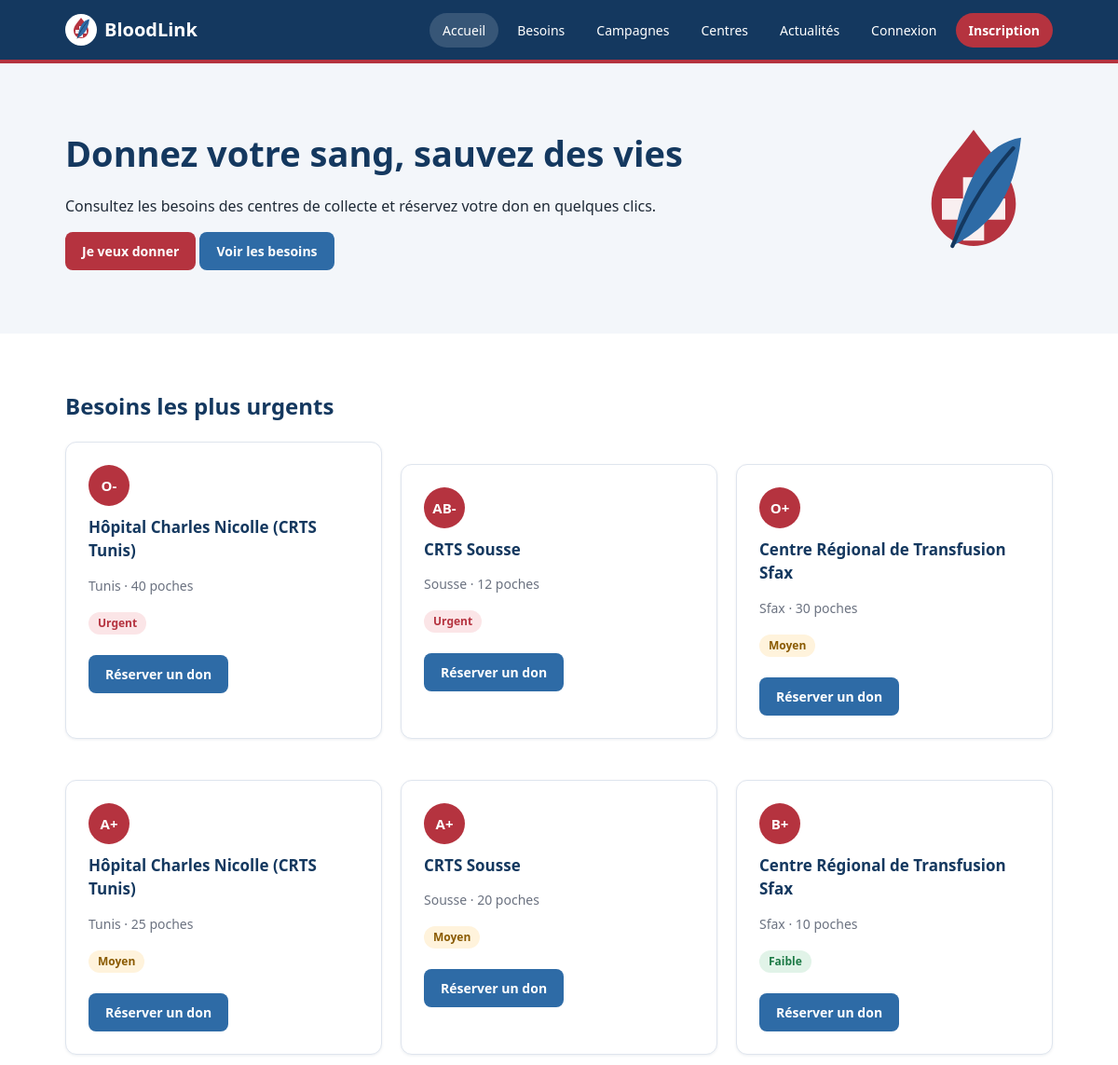
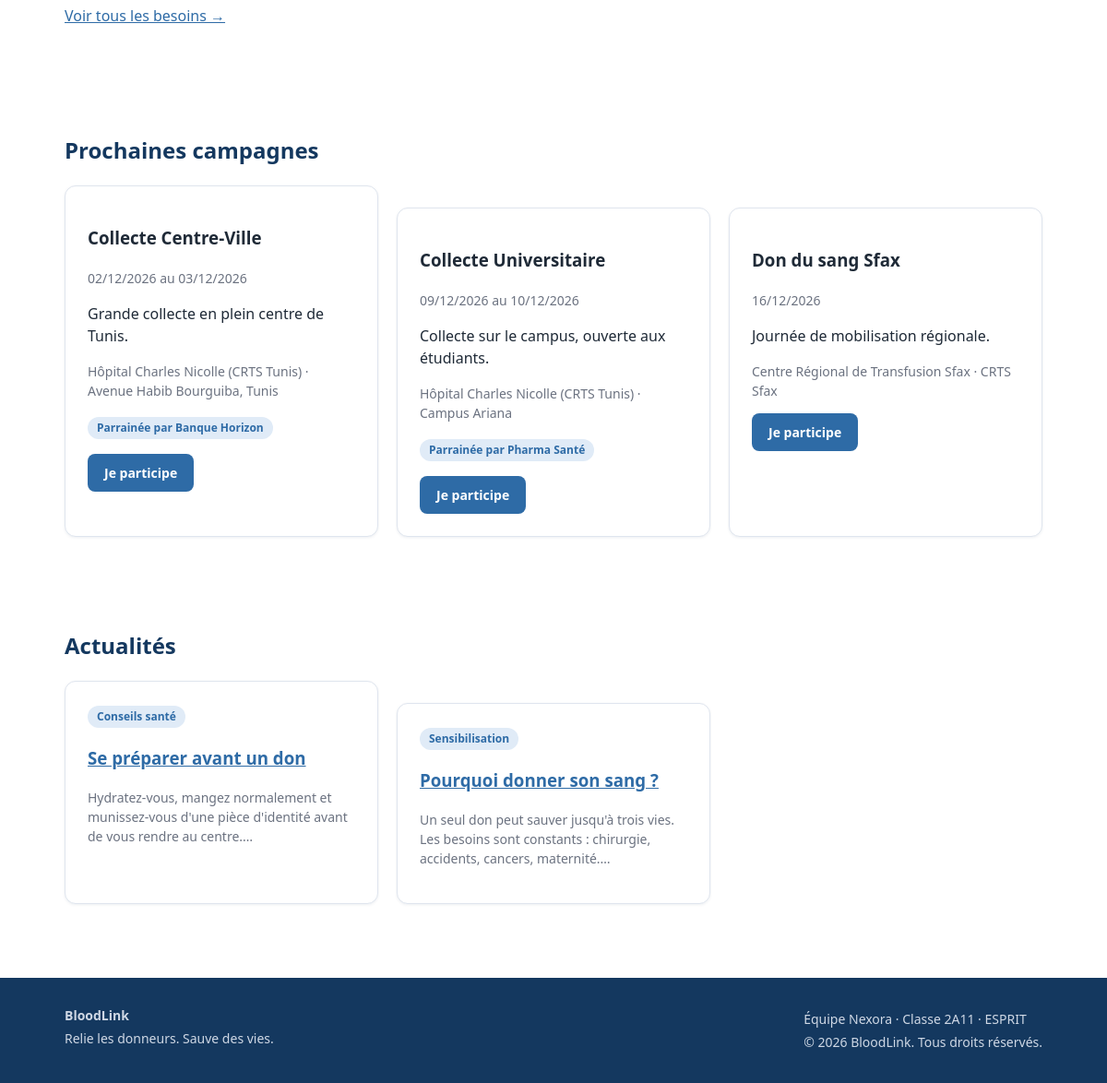
The page / on the database its author committed (2 pictures, top to bottom).
### tables this page shows
CREATE TABLE IF NOT EXISTS needs (
    id INT AUTO_INCREMENT PRIMARY KEY,
    centre_id INT NOT NULL,
    blood_group ENUM('O+','O-','A+','A-','B+','B-','AB+','AB-') NOT NULL,
    urgency ENUM('low', 'medium', 'urgent') NOT NULL DEFAULT 'medium',
    quantity INT NOT NULL DEFAULT 0,
    UNIQUE KEY uq_need (centre_id, blood_group),
    CONSTRAINT fk_needs_centre FOREIGN KEY (centre_id) REFERENCES centres(id) ON DELETE CASCADE
);

CREATE TABLE IF NOT EXISTS centres (
    id INT AUTO_INCREMENT PRIMARY KEY,
    name VARCHAR(120) NOT NULL UNIQUE,
    address VARCHAR(255) NULL,
    phone VARCHAR(30) NULL,
    status ENUM('pending', 'validated') NOT NULL DEFAULT 'pending',
    gouvernorat_id INT NOT NULL,
    created_at TIMESTAMP DEFAULT CURRENT_TIMESTAMP,
    CONSTRAINT fk_centres_gouvernorat FOREIGN KEY (gouvernorat_id) REFERENCES gouvernorats(id) ON UPDATE CASCADE
);

CREATE TABLE IF NOT EXISTS gouvernorats (
    id INT AUTO_INCREMENT PRIMARY KEY,
    name VARCHAR(80) NOT NULL UNIQUE
);

CREATE TABLE IF NOT EXISTS campaigns (
    id INT AUTO_INCREMENT PRIMARY KEY,
    title VARCHAR(150) NOT NULL UNIQUE,
    description TEXT NULL,
    location VARCHAR(150) NULL,
    start_date DATE NOT NULL,
    end_date DATE NOT NULL,
    centre_id INT NOT NULL,
    sponsor_id INT NULL,
    CONSTRAINT fk_campaigns_centre FOREIGN KEY (centre_id) REFERENCES centres(id) ON DELETE CASCADE,
    CONSTRAINT fk_campaigns_sponsor FOREIGN KEY (sponsor_id) REFERENCES sponsors(id) ON DELETE SET NULL
);

CREATE TABLE IF NOT EXISTS sponsors (
    id INT AUTO_INCREMENT PRIMARY KEY,
    name VARCHAR(120) NOT NULL UNIQUE,
    email VARCHAR(150) NULL,
    phone VARCHAR(30) NULL
);

CREATE TABLE IF NOT EXISTS articles (
    id INT AUTO_INCREMENT PRIMARY KEY,
    title VARCHAR(200) NOT NULL UNIQUE,
    content TEXT NOT NULL,
    category_id INT NOT NULL,
    author_id INT NULL,
    created_at TIMESTAMP DEFAULT CURRENT_TIMESTAMP,
    CONSTRAINT fk_articles_category FOREIGN KEY (category_id) REFERENCES categories(id),
    CONSTRAINT fk_articles_author FOREIGN KEY (author_id) REFERENCES users(id) ON DELETE SET NULL
);

CREATE TABLE IF NOT EXISTS categories (
    id INT AUTO_INCREMENT PRIMARY KEY,
    name VARCHAR(80) NOT NULL UNIQUE
);

### app/Controllers/Controller.php (called while the page is built, shortened)
<?php
abstract class Controller
{
    protected function render(string $view, array $data = [], ?string $scriptsView = null): void
    {
        $content      = $this->capture(__DIR__ . '/../Views/pages/' . $view . '.php', $data);
    }
    private function capture(string $file, array $data): string
    {
        extract($data, EXTR_SKIP);
        require $file;
        return (string) ob_get_clean();
    }
}

### app/Controllers/HomeController.php (called while the page is built, shortened)
<?php
class HomeController extends Controller
{
    public function index(): void
    {
        $data = ['needs' => [], 'campaigns' => [], 'articles' => [], 'dbError' => false];
        try {
            $data['needs']     = Need::filtered(null, null, 6);
            $data['campaigns'] = Campaign::upcoming(3);
            $data['articles']  = Article::latest(3);
        } catch (Throwable $e) {
            error_log($e->getMessage());
            $data['dbError'] = true;
        }
        $this->render('home', $data);
    }
}

### public/index.php (called while the page is built, shortened)
<?php
$app = __DIR__ . '/../app';
require_once $app . '/config/Database.php';
require_once $app . '/helpers.php';
require_once $app . '/Models/Model.php';
foreach (glob($app . '/Models/*.php') as $file) {
    require_once $file;
}
require_once $app . '/Controllers/Controller.php';
$routes = require $app . '/routes.php';
$page   = (string) ($_GET['page'] ?? 'home');
[$class, $method, $access] = $routes[$page];
try {
    (new $class())->$method();
} catch (Throwable $e) {
    error_log($e->getMessage());
    (new ErrorController())->serverError();
}

### app/config/Database.php (called while the page is built)
<?php
class Database
{
    private static ?PDO $pdo = null;
    public static function getConnexion(): PDO
    {
        if (self::$pdo === null) {
            $file = is_file(__DIR__ . '/config.php') ? __DIR__ . '/config.php' : __DIR__ . '/config.example.php';
            $c = require $file;
            try {
                self::$pdo = new PDO(
                    'mysql:host=' . $c['host'] . ';dbname=' . $c['name'] . ';charset=utf8mb4',
                    $c['user'],
                    $c['pass'],
                    [
                        PDO::ATTR_ERRMODE            => PDO::ERRMODE_EXCEPTION,
                        PDO::ATTR_DEFAULT_FETCH_MODE => PDO::FETCH_ASSOC,
                        PDO::ATTR_EMULATE_PREPARES   => false,
                    ]
                );
            } catch (PDOException $e) {
                error_log('DB connection failed: ' . $e->getMessage());
                throw new RuntimeException('Base de données indisponible.', 0, $e);
            }
        }
        return self::$pdo;
    }
}

### app/config/config.example.php (called while the page is built)
<?php
return [
    'host' => 'localhost',
    'name' => 'bloodlink',
    'user' => 'root',
    'pass' => '',
];

### app/Models/Model.php (called while the page is built, shortened)
<?php
class Model
{
    public static function all(string $sql, array $params = []): array
    {
        $stmt = Database::getConnexion()->prepare($sql);
        $stmt->execute($params);
        return $stmt->fetchAll();
    }
}

### app/Models/Need.php (called while the page is built, shortened)
<?php
class Need extends Model
{
    public static function filtered(?string $blood, ?int $gouvernorat, int $limit = 100): array
    {
        $sql = "SELECT n.*, c.name AS centre, c.id AS centre_id, g.name AS gouvernorat
                FROM needs n JOIN centres c ON c.id = n.centre_id JOIN gouvernorats g ON g.id = c.gouvernorat_id
                WHERE c.status = 'validated'";
        $params = [];
        $sql .= " ORDER BY FIELD(n.urgency, 'urgent', 'medium', 'low'), n.quantity DESC LIMIT " . (int) $limit;
        return self::all($sql, $params);
    }
}

### app/Models/Campaign.php (called while the page is built)
<?php
class Campaign extends Model
{
    public static function upcoming(int $limit = 50): array
    {
        return self::all(
            'SELECT ca.*, c.name AS centre, s.name AS sponsor
             FROM campaigns ca JOIN centres c ON c.id = ca.centre_id LEFT JOIN sponsors s ON s.id = ca.sponsor_id
             WHERE ca.end_date >= CURDATE() ORDER BY ca.start_date LIMIT ' . (int) $limit
        );
    }
}

### app/Models/Article.php (called while the page is built, shortened)
<?php
class Article extends Model
{
    public static function latest(int $limit = 20): array
    {
        return self::all(
            'SELECT a.id, a.title, a.created_at, SUBSTRING(a.content, 1, 160) AS excerpt, c.name AS category
             FROM articles a JOIN categories c ON c.id = a.category_id ORDER BY a.created_at DESC, a.id DESC LIMIT ' . (int) $limit
        );
    }
}

### app/Views/partials/need_card.php (the view, shortened to what this page needs)
<article class="card need-card" data-search="<?= e(strtolower($n['centre'] . ' ' . $n['gouvernorat'])) ?>" data-blood="<?= e($n['blood_group']) ?>">
    <div class="badge-blood"><?= e($n['blood_group']) ?></div>
    <h3><?= e($n['centre']) ?></h3>
    <p class="muted"><?= e($n['gouvernorat']) ?> · <?= (int) $n['quantity'] ?> poches</p>
    <p><?= badge('urgency', $n['urgency']) ?></p>
    <a class="btn btn-secondary" href="index.php?page=reserve&amp;centre=<?= (int) $n['centre_id'] ?>">Réserver un don</a>
</article>

### app/Views/pages/home.php (shortened to what this page needs)
<section class="hero">
    <div class="wrap hero-inner">
        <div>
            <h1>Donnez votre sang, sauvez des vies</h1>
            <p>Consultez les besoins des centres de collecte et réservez votre don en quelques clics.</p>
            <a class="btn btn-primary" href="index.php?page=reserve">Je veux donner</a>
            <a class="btn btn-secondary" href="index.php?page=needs">Voir les besoins</a>
        </div>
        <img class="hero-drop" src="assets/img/logo.svg" width="170" height="170" alt="Logo BloodLink : goutte, croix et plume">
    </div>
</section>
<?php if ($dbError): ?>
<div class="wrap section"><div class="alert alert-error">Base de données indisponible : importez <code>database/bloodlink.sql</code> et vérifiez <code>app/config/config.php</code>.</div></div>
<?php else: ?>
<section class="wrap section">
    <h2>Besoins les plus urgents</h2>
    <div class="grid"><?php foreach ($needs as $n) { require __DIR__ . '/../partials/need_card.php'; } ?></div>
    <p><a href="index.php?page=needs">Voir tous les besoins &rarr;</a></p>
</section>
<section class="wrap section">
    <h2>Prochaines campagnes</h2>
    <div class="grid"><?php foreach ($campaigns as $c) { require __DIR__ . '/../partials/campaign_card.php'; } ?></div>
</section>
<section class="wrap section">
    <h2>Actualités</h2>
    <div class="grid">
        <?php foreach ($articles as $a): ?>
            <article class="card"><span class="badge badge-user"><?= e($a['category']) ?></span>
                <h3><a href="index.php?page=article&amp;id=<?= (int) $a['id'] ?>"><?= e($a['title']) ?></a></h3>
                <p class="muted"><?= e($a['excerpt']) ?>…</p></article>
        <?php endforeach; ?>
    </div>
</section>
<?php endif; ?>

### app/helpers.php (shortened to what this page needs)
<?php
function e(mixed $value): string
{
    return htmlspecialchars((string) $value, ENT_QUOTES, 'UTF-8');
}
function labels(): array
{
    return [
        'reservation' => ['pending' => 'En attente', 'confirmed' => 'Confirmée', 'refused' => 'Refusée', 'cancelled' => 'Annulée', 'done' => 'Effectuée'],
        'urgency'     => ['low' => 'Faible', 'medium' => 'Moyen', 'urgent' => 'Urgent'],
        'centre'      => ['pending' => 'En attente', 'validated' => 'Validé'],
        'contract'    => ['pending' => 'En attente', 'active' => 'Actif', 'expired' => 'Expiré'],
        'comment'     => ['visible' => 'Visible', 'hidden' => 'Masqué'],
    ];
}
function badge(string $group, ?string $value): string
{
    $text = labels()[$group][$value] ?? (string) $value;
    return '<span class="badge badge-' . e($value) . '">' . e($text) . '</span>';
}
function dateFr(?string $date): string
{
    return $date ? date('d/m/Y', strtotime($date)) : '';
}

### app/Views/partials/campaign_card.php (shortened to what this page needs)
<article class="card">
    <h3><?= e($c['title']) ?></h3>
    <p class="muted"><?= dateFr($c['start_date']) ?><?= $c['end_date'] !== $c['start_date'] ? ' au ' . dateFr($c['end_date']) : '' ?></p>
    <p><?= e($c['description']) ?></p>
    <p class="muted"><?= e($c['centre']) ?><?= $c['location'] ? ' · ' . e($c['location']) : '' ?></p>
    <?php if (!empty($c['sponsor'])): ?><p><span class="badge badge-user">Parrainée par <?= e($c['sponsor']) ?></span></p><?php endif; ?>
    <a class="btn btn-secondary" href="index.php?page=reserve&amp;centre=<?= (int) $c['centre_id'] ?>">Je participe</a>
</article>

### rows shown on the page
needs: blood_group "O-", centre.name "Hôpital Charles Nicolle (CRTS Tunis)", gouvernorats.name "Tunis", quantity "40", urgency "Urgent"
needs: blood_group "AB-", centre.name "CRTS Sousse", gouvernorats.name "Sousse", quantity "12", urgency "Urgent"
needs: blood_group "O+", centre.name "Centre Régional de Transfusion Sfax", gouvernorats.name "Sfax", quantity "30", urgency "Moyen"
needs: blood_group "A+", centre.name "Hôpital Charles Nicolle (CRTS Tunis)", gouvernorats.name "Tunis", quantity "25", urgency "Moyen"
needs: blood_group "A+", centre.name "CRTS Sousse", gouvernorats.name "Sousse", quantity "20", urgency "Moyen"
needs: blood_group "B+", centre.name "Centre Régional de Transfusion Sfax", gouvernorats.name "Sfax", quantity "10", urgency "Faible"
campaigns: title "Collecte Centre-Ville", start_date "02/12/2026", end_date "03/12/2026", description "Grande collecte en plein centre de Tunis.", centre.name "Hôpital Charles Nicolle (CRTS Tunis)", location "Avenue Habib Bourguiba, Tunis", sponsor.name "Banque Horizon"
campaigns: title "Collecte Universitaire", start_date "09/12/2026", end_date "10/12/2026", description "Collecte sur le campus, ouverte aux étudiants.", centre.name "Hôpital Charles Nicolle (CRTS Tunis)", location "Campus Ariana", sponsor.name "Pharma Santé"
campaigns: title "Don du sang Sfax", start_date "16/12/2026", description "Journée de mobilisation régionale.", centre.name "Centre Régional de Transfusion Sfax", location "CRTS Sfax"
articles: category.name "Conseils santé", title "Se préparer avant un don", excerpt "Hydratez-vous, mangez normalement et munissez-vous d'une pièce d'identité avant de vous rendre au centre."
articles: category.name "Sensibilisation", title "Pourquoi donner son sang ?", excerpt "Un seul don peut sauver jusqu'à trois vies. Les besoins sont constants : chirurgie, accidents, cancers, maternité."
